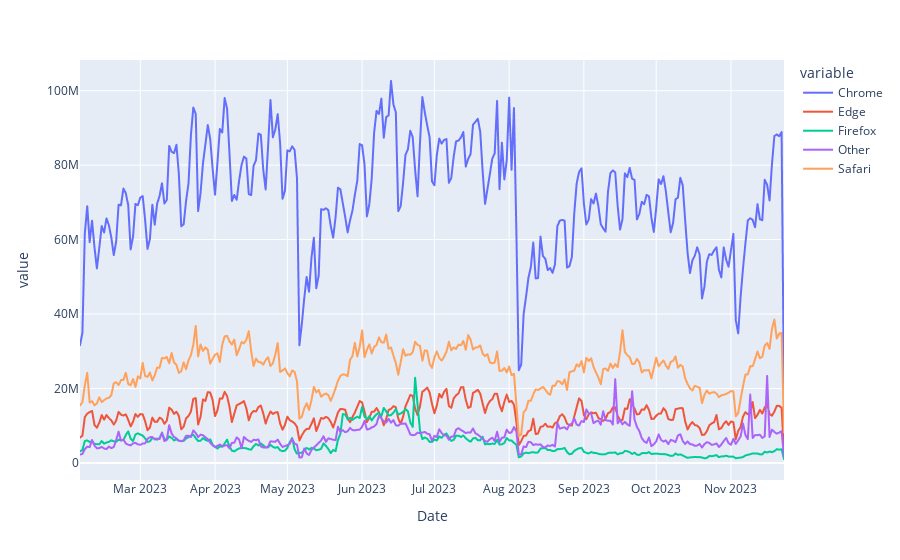

The cell this chart's notebook holds for it:
### Markdown cell above
<h2>Group 2</h2>

### Code cell
df_grouped_v2 = df.groupby(['Date','Browser Group'])['Impressions'].sum().reset_index()

df_pivoted_v2 = df_grouped_v2.pivot(index='Date', columns='Browser Group', values='Impressions').reset_index()

fig = px.line(df_pivoted_v2, x='Date', y=df_pivoted_v2.columns[1:])

fig.show()

### Figure 1 — Plotly figure (JSON) as saved in the notebook; plotly's stock layout.template omitted (floating-point values rounded to 4 significant figures; data arrays with more than 128 entries replaced by an {"elided": "..."} marker saying what was removed)
{"data": [{"hovertemplate": "variable=Chrome<br>Date=%{x}<br>value=%{y}<extra></extra>", "legendgroup": "Chrome", "line": {"color": "#636efa", "dash": "solid"}, "marker": {"symbol": "circle"}, "mode": "lines", "name": "Chrome", "showlegend": true, "type": "scattergl", "x": {"elided": "293 str values"}, "xaxis": "x", "y": {"elided": "293 int values"}, "yaxis": "y"}, {"hovertemplate": "variable=Edge<br>Date=%{x}<br>value=%{y}<extra></extra>", "legendgroup": "Edge", "line": {"color": "#EF553B", "dash": "solid"}, "marker": {"symbol": "circle"}, "mode": "lines", "name": "Edge", "showlegend": true, "type": "scattergl", "x": {"elided": "293 str values"}, "xaxis": "x", "y": {"elided": "293 int values"}, "yaxis": "y"}, {"hovertemplate": "variable=Firefox<br>Date=%{x}<br>value=%{y}<extra></extra>", "legendgroup": "Firefox", "line": {"color": "#00cc96", "dash": "solid"}, "marker": {"symbol": "circle"}, "mode": "lines", "name": "Firefox", "showlegend": true, "type": "scattergl", "x": {"elided": "293 str values"}, "xaxis": "x", "y": {"elided": "293 int values"}, "yaxis": "y"}, {"hovertemplate": "variable=Other<br>Date=%{x}<br>value=%{y}<extra></extra>", "legendgroup": "Other", "line": {"color": "#ab63fa", "dash": "solid"}, "marker": {"symbol": "circle"}, "mode": "lines", "name": "Other", "showlegend": true, "type": "scattergl", "x": {"elided": "293 str values"}, "xaxis": "x", "y": {"elided": "293 int values"}, "yaxis": "y"}, {"hovertemplate": "variable=Safari<br>Date=%{x}<br>value=%{y}<extra></extra>", "legendgroup": "Safari", "line": {"color": "#FFA15A", "dash": "solid"}, "marker": {"symbol": "circle"}, "mode": "lines", "name": "Safari", "showlegend": true, "type": "scattergl", "x": {"elided": "293 str values"}, "xaxis": "x", "y": {"elided": "293 int values"}, "yaxis": "y"}], "layout": {"legend": {"title": {"text": "variable"}, "tracegroupgap": 0}, "margin": {"t": 60}, "xaxis": {"anchor": "y", "domain": [0, 1], "title": {"text": "Date"}}, "yaxis": {"anchor": "x", "domain": [0, 1], "title": {"text": "value"}}}}
